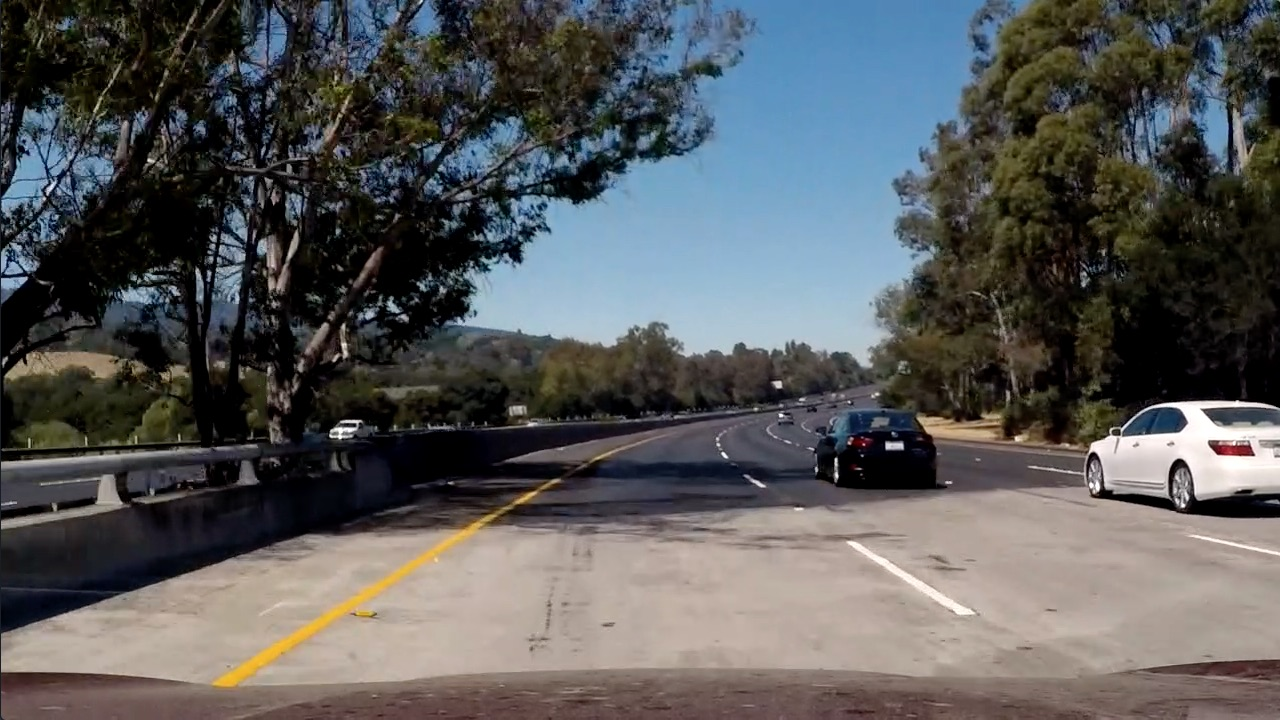
#> input picture test_images/test5.jpg, 1280 x 720 px
$ python lane_finding.py   (older library calls are emulated)
#> lines starting #> are read from the running program, lines starting #| are printed output that depends on the picture; after the words box and inside, x2 and y2 are one past the last pixel; in counts of white or black regions, pixels touching at a corner belong together
### Line.py
import numpy as np


class Line:
    def __init__(self):
        # was the line detected in the last iteration?
        self.detected = False
        # x values of the last n fits of the line
        self.recent_xfitted = []
        # average x values of the fitted line over the last n iterations
        self.bestx = None
        # polynomial coefficients averaged over the last n iterations
        self.best_fit = None
        # polynomial coefficients for the most recent fit
        self.current_fit = [np.array([False])]
        # radius of curvature of the line in some units
        self.radius_of_curvature = None
        # distance in meters of vehicle center from the line
        self.line_base_pos = None
        # difference in fit coefficients between last and new fits
        self.diffs = np.array([0, 0, 0], dtype='float')
        # x values for detected line pixels
        self.allx = None
        # y values for detected line pixels
        self.ally = None

### lane_finding.py
import glob
import pickle
from pathlib import Path

import cv2
import matplotlib.image as mpimg
import matplotlib.pyplot as plt
import numpy as np
from moviepy.editor import VideoFileClip

from Line import Line


# [36 lines left out: functions camera_calibration, undistort_calibration, not called in this run]


def warper(img):
    img_size = (img.shape[1], img.shape[0])
    src = np.float32(
        [[(img_size[0] / 2) - 55, img_size[1] / 2 + 100],
         [((img_size[0] / 6) - 10), img_size[1]],
         [(img_size[0] * 5 / 6) + 60, img_size[1]],
         [(img_size[0] / 2 + 55), img_size[1] / 2 + 100]])
    dst = np.float32(
        [[(img_size[0] / 4), 0],
         [(img_size[0] / 4), img_size[1]],
         [(img_size[0] * 3 / 4), img_size[1]],
         [(img_size[0] * 3 / 4), 0]])
    M = cv2.getPerspectiveTransform(src, dst)
    Minv = cv2.getPerspectiveTransform(dst, src)
    warped = cv2.warpPerspective(img, M, img_size, flags=cv2.INTER_NEAREST)
    return warped, M, Minv


def unwarper(img, Minv):
    img_size = (img.shape[1], img.shape[0])
    unwarped = cv2.warpPerspective(img, Minv, img_size, flags=cv2.INTER_NEAREST)
    return unwarped


def abs_sobel_thresh(img, orient='x', sobel_kernel=3, thresh=(0, 255), convert_gray=False):
    # Apply the following steps to img
    # 1) Convert to grayscale if convert_gray is True
    if convert_gray:
        img = cv2.cvtColor(img, cv2.COLOR_RGB2GRAY)
    # 2) Take the derivative in x or y given orient = 'x' or 'y'
    if orient.lower() == 'x':
        sobel = cv2.Sobel(img, cv2.CV_64F, 1, 0, ksize=sobel_kernel)
    elif orient.lower() == 'y':
        sobel = cv2.Sobel(img, cv2.CV_64F, 0, 1, ksize=sobel_kernel)
    else:
        raise ValueError('Error: Please insert \'x\' or \'y\' for orientation')
    # 3) Take the absolute value of the derivative or gradient
    abs_sobel = np.absolute(sobel)
    # 4) Scale to 8-bit (0 - 255) then convert to type = np.uint8
    scaled_sobel = np.uint8(255 * abs_sobel / np.max(abs_sobel))
    # 5) Create a mask of 1's where the scaled gradient magnitude
    # is > thresh_min and < thresh_max
    grad_binary = np.zeros_like(scaled_sobel)
    # 6) Return this mask as your binary_output image
    grad_binary[(scaled_sobel > thresh[0]) & (scaled_sobel < thresh[1])] = 1
    return grad_binary


def mag_thresh(img, sobel_kernel=3, thresh=(0, 255), convert_gray=False):
    # 1) Convert to grayscale if convert_gray is True
    if convert_gray:
        img = cv2.cvtColor(img, cv2.COLOR_RGB2GRAY)
    # 2) Take the gradient in x and y separately
    sobelx = cv2.Sobel(img, cv2.CV_64F, 1, 0, ksize=sobel_kernel)
    sobely = cv2.Sobel(img, cv2.CV_64F, 0, 1, ksize=sobel_kernel)
    # 3) Calculate the magnitude
    gradmag = np.sqrt(sobelx ** 2 + sobely ** 2)
    # 4) Scale to 8-bit (0 - 255) and convert to type = np.uint8
    scale_factor = np.max(gradmag) / 255
    gradmag = (gradmag / scale_factor).astype(np.uint8)
    # 5) Create a binary mask where mag thresholds are met
    mag_binary = np.zeros_like(gradmag)
    # 6) Return this mask as your binary_output image
    mag_binary[(gradmag >= thresh[0]) & (gradmag <= thresh[1])] = 1
    return mag_binary


def dir_threshold(img, sobel_kernel=3, thresh=(0, np.pi / 2), convert_gray=False):
    # 1) Convert to grayscale if convert_gray is True
    if convert_gray:
        img = cv2.cvtColor(img, cv2.COLOR_RGB2GRAY)
    # 2) Take the gradient in x and y separately
    sobelx = cv2.Sobel(img, cv2.CV_64F, 1, 0, ksize=sobel_kernel)
    sobely = cv2.Sobel(img, cv2.CV_64F, 0, 1, ksize=sobel_kernel)
    # 3) Take the absolute value of the x and y gradients
    abs_sobelx = np.absolute(sobelx)
    abs_sobely = np.absolute(sobely)
    # 4) Use np.arctan2(abs_sobely, abs_sobelx) to calculate the direction of the gradient
    gradient_dir = np.arctan2(abs_sobely, abs_sobelx)
    # 5) Create a binary mask where direction thresholds are met
    dir_binary = np.zeros_like(gradient_dir)
    # 6) Return this mask as your binary_output image
    dir_binary[(gradient_dir >= thresh[0]) & (gradient_dir <= thresh[1])] = 1
    return dir_binary


def hls_threshold(img, channel='s', thresh=(0, 255)):
    # 1) Convert to HLS color space
    hls = cv2.cvtColor(img, cv2.COLOR_RGB2HLS)
    # 2) Select a channel
    if channel.lower() == 'h':
        color_channel = hls[:, :, 0]
    elif channel.lower() == 'l':
        color_channel = hls[:, :, 1]
    elif channel.lower() == 's':
        color_channel = hls[:, :, 2]
    else:
        raise ValueError('Error: Please insert \'h\', \'l\' or \'s\' for channel')
    hls_binary = np.zeros_like(color_channel)
    # 3) Apply a threshold to the S channel
    hls_binary[(color_channel > thresh[0]) & (color_channel <= thresh[1])] = 1
    # 4) Return a binary image of threshold result
    return hls_binary


def combined_threshold(img, kernel_size=3):
    # Apply each of the thresholding functions
    # l_channel = hls_threshold(img, channel='s', thresh=(10, 100))
    # plt.imshow(l_channel, cmap='gray')
    # plt.show()
    gradx = abs_sobel_thresh(img, orient='x', sobel_kernel=kernel_size, thresh=(20, 100), convert_gray=True)
    grady = abs_sobel_thresh(img, orient='y', sobel_kernel=kernel_size, thresh=(20, 100), convert_gray=True)
    s_channel = hls_threshold(img, thresh=(10, 230))
    mag_binary = mag_thresh(s_channel, sobel_kernel=kernel_size, thresh=(30, 180))
    dir_binary = dir_threshold(s_channel, sobel_kernel=9, thresh=(0.7, 1.4))

    combined = np.zeros_like(dir_binary)
    combined[((gradx == 1) & (grady == 1)) | ((mag_binary == 1) & (dir_binary == 1))] = 1

    return combined


def hls_with_sobelx(img, kernel_size=3, s_thresh=(170, 250), sx_thresh=(20, 100)):
    img = np.copy(img)
    # Convert to HSV color space and separate the V channel
    hls = cv2.cvtColor(img, cv2.COLOR_RGB2HLS).astype(np.float)
    l_channel = hls[:, :, 1]
    s_channel = hls[:, :, 2]
    # Sobel x
    sxbinary = abs_sobel_thresh(l_channel, orient='x', sobel_kernel=kernel_size, thresh=sx_thresh)

    # Threshold color channel
    s_binary = np.zeros_like(s_channel)
    s_binary[(s_channel >= s_thresh[0]) & (s_channel <= s_thresh[1])] = 1
    # Stack each channel
    # Note color_binary[:, :, 0] is all 0s, effectively an all black image. It might
    # be beneficial to replace this channel with something else.
    # color_binary = np.dstack((np.zeros_like(sxbinary), sxbinary, s_binary))
    combined = np.zeros_like(s_channel)
    combined[(sxbinary == 1) | (s_binary == 1)] = 1
    return combined


def region_of_interest(img):
    """
    Applies an image mask.

    Only keeps the region of the image defined by the polygon
    formed from `vertices`. The rest of the image is set to black.
    """
    # Create region mask
    height = img.shape[0]
    width = img.shape[1]
    # Based on the angle of the camera we can assume that at least 50 - 60% from the upper half of the image
    # is not necessary for lane detection
    upper_half = height * .6
    ratio = 4 / 7
    vertices = np.array([
        [(20, height),
         ((1 - ratio) * width, upper_half),
         (ratio * width, upper_half),
         (width - 20, height)]
    ], dtype=np.int32)

    # defining a blank mask to start with
    mask = np.zeros_like(img)

    # defining a 3 channel or 1 channel color to fill the mask with depending on the input image
    if len(img.shape) > 2:
        channel_count = img.shape[2]  # i.e. 3 or 4 depending on your image
        ignore_mask_color = (255,) * channel_count
    else:
        ignore_mask_color = 255

    # filling pixels inside the polygon defined by "vertices" with the fill color
    cv2.fillPoly(mask, vertices, ignore_mask_color)

    # returning the image only where mask pixels are nonzero
    masked_image = cv2.bitwise_and(img, mask)
    return masked_image


def lane_detection(binary_warped, nwindows=9):
    # Assuming you have created a warped binary image called "binary_warped"
    # Take a histogram of the bottom half of the image
    histogram = np.sum(binary_warped[binary_warped.shape[0] // 2:, :], axis=0)
    # Create an output image to draw on and  visualize the result
    out_img = np.dstack((binary_warped, binary_warped, binary_warped)) * 255
    # Find the peak of the left and right halves of the histogram
    # These will be the starting point for the left and right lines
    midpoint = np.int(histogram.shape[0] / 2)
    leftx_base = np.argmax(histogram[:midpoint])
    rightx_base = np.argmax(histogram[midpoint:]) + midpoint

    # Set height of windows
    window_height = np.int(binary_warped.shape[0] / nwindows)
    # Identify the x and y positions of all nonzero pixels in the image
    nonzero = binary_warped.nonzero()
    nonzeroy = np.array(nonzero[0])
    nonzerox = np.array(nonzero[1])
    # Current positions to be updated for each window
    leftx_current = leftx_base
    rightx_current = rightx_base
    # Set the width of the windows +/- margin
    margin = 100
    # Set minimum number of pixels found to recenter window
    minpix = 50
    # Create empty lists to receive left and right lane pixel indices
    left_lane_inds, right_lane_inds = [], []

    # Step through the windows one by one
    for window in range(nwindows):
        # Identify window boundaries in x and y (and right and left)
        win_y_low = binary_warped.shape[0] - (window + 1) * window_height
        win_y_high = binary_warped.shape[0] - window * window_height
        win_xleft_low = leftx_current - margin
        win_xleft_high = leftx_current + margin
        win_xright_low = rightx_current - margin
        win_xright_high = rightx_current + margin
        # Draw the windows on the visualization image
        cv2.rectangle(out_img, (win_xleft_low, win_y_low), (win_xleft_high, win_y_high), (0, 255, 0), 2)
        cv2.rectangle(out_img, (win_xright_low, win_y_low), (win_xright_high, win_y_high), (0, 255, 0), 2)
        # Identify the nonzero pixels in x and y within the window
        good_left_inds = ((nonzeroy >= win_y_low) & (nonzeroy < win_y_high) & (nonzerox >= win_xleft_low) & (
            nonzerox < win_xleft_high)).nonzero()[0]
        good_right_inds = ((nonzeroy >= win_y_low) & (nonzeroy < win_y_high) & (nonzerox >= win_xright_low) & (
            nonzerox < win_xright_high)).nonzero()[0]
        # Append these indices to the lists
        left_lane_inds.append(good_left_inds)
        right_lane_inds.append(good_right_inds)
        # If you found > minpix pixels, recenter next window on their mean position
        if len(good_left_inds) > minpix:
            leftx_current = np.int(np.mean(nonzerox[good_left_inds]))
            left_lane.detected = True
        else:
            left_lane.detected = False

        if len(good_right_inds) > minpix:
            rightx_current = np.int(np.mean(nonzerox[good_right_inds]))
            right_lane.detected = True
        else:
            right_lane.detected = False

    # Concatenate the arrays of indices
    left_lane_inds = np.concatenate(left_lane_inds)
    right_lane_inds = np.concatenate(right_lane_inds)

    # Extract left and right line pixel positions
    leftx = nonzerox[left_lane_inds]
    lefty = nonzeroy[left_lane_inds]
    rightx = nonzerox[right_lane_inds]
    righty = nonzeroy[right_lane_inds]

    # Fit a second order polynomial to each
    left_fit = np.polyfit(lefty, leftx, 2)
    right_fit = np.polyfit(righty, rightx, 2)
    return left_fit, right_fit


# [24 lines left out: function lane_detection_from_previous, not called in this run]


def generate_values(binary_warped, left_fit, right_fit):
    # Generate x and y values
    ploty = np.linspace(0, binary_warped.shape[0] - 1, binary_warped.shape[0])
    leftx = left_fit[0] * ploty ** 2 + left_fit[1] * ploty + left_fit[2]
    rightx = right_fit[0] * ploty ** 2 + right_fit[1] * ploty + right_fit[2]
    return ploty, leftx, rightx


def calculate_curvature(ploty, leftx, rightx):
    y_eval = np.max(ploty)
    # Define conversions in x and y from pixels space to meters
    ym_per_pix = 30 / 720  # meters per pixel in y dimension
    xm_per_pix = 3.7 / 700  # meters per pixel in x dimension

    # Fit new polynomials to x,y in world space
    left_fit_cr = np.polyfit(ploty * ym_per_pix, leftx * xm_per_pix, 2)
    right_fit_cr = np.polyfit(ploty * ym_per_pix, rightx * xm_per_pix, 2)
    # Calculate the new radii of curvature
    left_curverad = ((1 + (2 * left_fit_cr[0] * y_eval * ym_per_pix + left_fit_cr[1]) ** 2) ** 1.5) / np.absolute(
        2 * left_fit_cr[0])
    right_curverad = ((1 + (2 * right_fit_cr[0] * y_eval * ym_per_pix + right_fit_cr[1]) ** 2) ** 1.5) / np.absolute(
        2 * right_fit_cr[0])

    offset = ((leftx[-1] + rightx[-1]) / 2 - 640) * xm_per_pix
    return left_curverad, right_curverad, offset


def draw_lines(warped_img, leftx, rightx, ploty):
    warp_zero = np.zeros_like(warped_img).astype(np.uint8)
    color_warp = np.dstack((warp_zero, warp_zero, warp_zero))

    # Recast the x and y points into usable format for cv2.fillPoly()
    pts_left = np.array([np.transpose(np.vstack([leftx, ploty]))])
    pts_right = np.array([np.flipud(np.transpose(np.vstack([rightx, ploty])))])
    pts = np.hstack((pts_left, pts_right))

    # Draw the lane onto the warped blank image
    cv2.fillPoly(color_warp, np.int_([pts]), (0, 255, 0))
    return color_warp


def video_pipeline(img, ksize=5, nwindows=9, save=False):
    # Check if calibration picke file exists and if not calibrate the camera
    if not Path("calibration.p").is_file():
        # Calibrate Camera
        camera_calibration("camera_cal/calibration*.jpg")

    calib_pickle = pickle.load(open('calibration.p', 'rb'))
    mtx = calib_pickle['mtx']
    dist = calib_pickle['dist']

    # undistort the input image
    undistorted_img = cv2.undistort(img, mtx, dist, None, mtx)
    if save:
        mpimg.imsave("output_images/pipeline_test_undistorted.jpg", undistorted_img)

    # mask the undistorted image
    masked_img = region_of_interest(undistorted_img)
    if save:
        mpimg.imsave("output_images/pipeline_test_masked.jpg", masked_img)

    # convert image to a colored binary image (hls version)
    color_binary_hls_img = hls_with_sobelx(masked_img, kernel_size=ksize)
    if save:
        mpimg.imsave("output_images/pipeline_test_color_binary_hls.jpg", color_binary_hls_img, cmap='gray')

    # convert image to a colored binary image (combined dir, mag and sobel)
    color_binary_combined_img = combined_threshold(masked_img, kernel_size=ksize)
    if save:
        mpimg.imsave("output_images/pipeline_test_color_binary_combined.jpg", color_binary_combined_img, cmap='gray')

    # warp image to birds-eye view
    warped_img, M, Minv = warper(color_binary_hls_img)
    if save:
        mpimg.imsave("output_images/pipeline_test_warped.jpg", warped_img, cmap='gray')

    # detect the lane lines
    if left_lane.detected or right_lane.detected:
        left_fit, right_fit = lane_detection_from_previous(warped_img)
    else:
        left_fit, right_fit = lane_detection(warped_img, nwindows=nwindows)

    left_lane.current_fit, right_lane.current_fit = left_fit, right_fit

    # generate x and y values
    ploty, leftx, rightx = generate_values(warped_img, left_fit, right_fit)
    if save:
        plt.axis('off')
        plt.tick_params(axis='both', left='off', top='off', right='off', bottom='off', labelleft='off', labeltop='off',
                        labelright='off', labelbottom='off')
        plt.imshow(warped_img, cmap='gray')
        plt.plot(leftx, ploty, color='yellow')
        plt.plot(rightx, ploty, color='yellow')
        plt.savefig("output_images/pipeline_test_lane_detection.jpg", bbox_inches='tight', pad_inches=0)
        plt.close()

    left_lane.allx, right_lane.allx = leftx, rightx
    left_lane.ally = right_lane.ally = ploty

    # calculate the curvature
    left_curvrad, right_curvrad, offset = calculate_curvature(ploty, leftx, rightx)
    left_lane.radius_of_curvature, right_lane.radius_of_curvature = left_curvrad, right_curvrad

    # Create an image to draw the lines on
    color_warp = draw_lines(warped_img, leftx, rightx, ploty)

    # Warp the blank back to original image space using inverse perspective matrix (Minv)
    unwarped_img = unwarper(color_warp, Minv)
    # Combine the result with the original image
    result_img = cv2.addWeighted(undistorted_img, 1, unwarped_img, 0.3, 0)
    if save:
        mpimg.imsave("output_images/pipeline_test_result.jpg", result_img)
    else:
        text = "Left curvature: {:.2f}m\n".format(left_curvrad)
        text += "Right curvature: {:.2f}m\n".format(right_curvrad)
        if offset > 0:
            text += "Distance from left: {:.2f}m".format(offset)
        elif offset < 0:
            text += "Distance from right: {:.2f}m".format(offset)
        else:
            text += "Vehicle is at the center between lane lines."
        # Hack because OpenCV doesN#t support \n character in putText()
        y0, dy = 50, 48
        for i, line in enumerate(text.split('\n')):
            y = y0 + i * dy
            cv2.putText(result_img, line, (50, y), cv2.FONT_HERSHEY_COMPLEX, 1, [255, 255, 255])

    return result_img


# Choose a Sobel kernel size and the number of sliding windows
ksize = 5
nwindows = 9

# load test image
test_image = mpimg.imread('test_images/test5.jpg')
#> test_image is the input picture: shape (720, 1280, 3); mean R, G, B 88.5, 89.3, 89.8
left_lane = Line()
right_lane = Line()
result = video_pipeline(test_image, ksize=ksize, nwindows=nwindows, save=True)
#> (reads calibration.p from the repository)
#> in video_pipeline, `undistorted_img = cv2.undistort(img, mtx, dist, None, mtx)`:
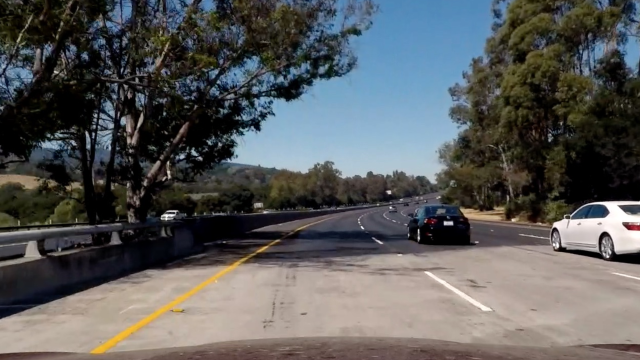
#> undistorted_img: shape (720, 1280, 3) (shown at 1/2 size); mean R, G, B 89.7, 90.6, 90.7
#> in region_of_interest, `cv2.fillPoly(mask, vertices, ignore_mask_color)`:
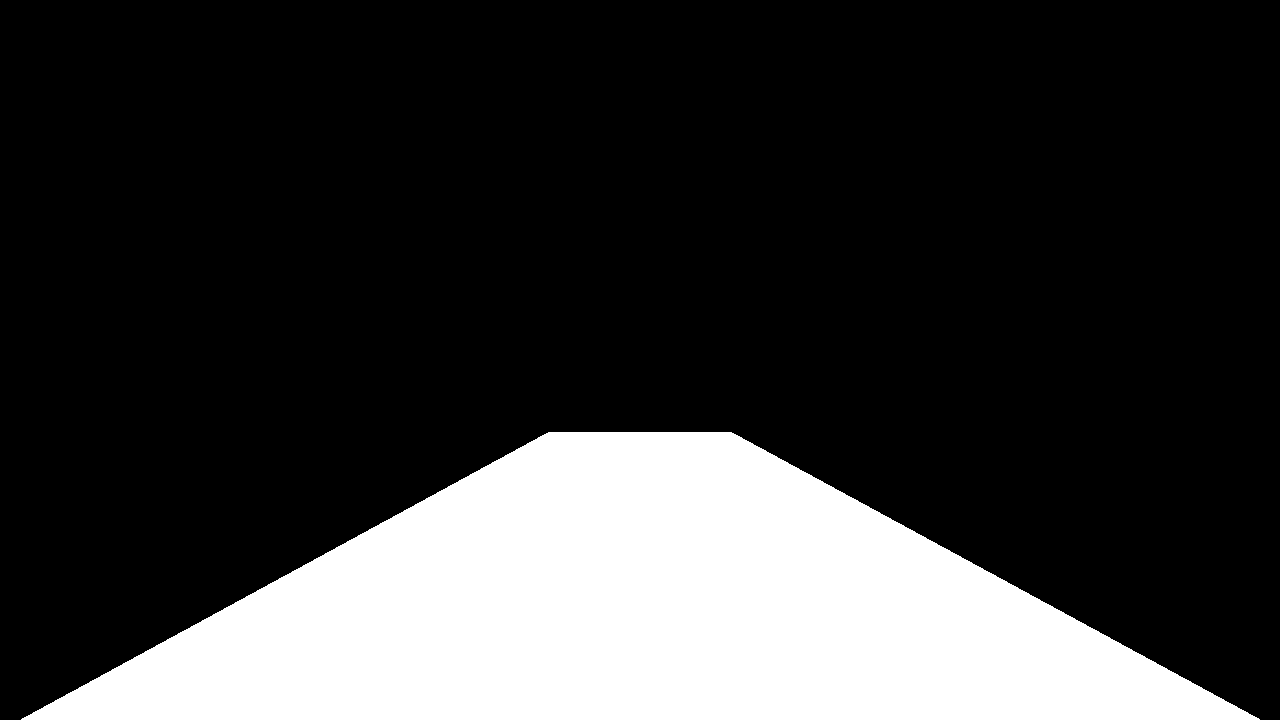
#> mask: shape (720, 1280, 3); 22.3% white; 1 white region, box (x1, y1, x2, y2) and area: (21, 432, 1260, 720) 205153
#> in region_of_interest, `masked_image = cv2.bitwise_and(img, mask)`:
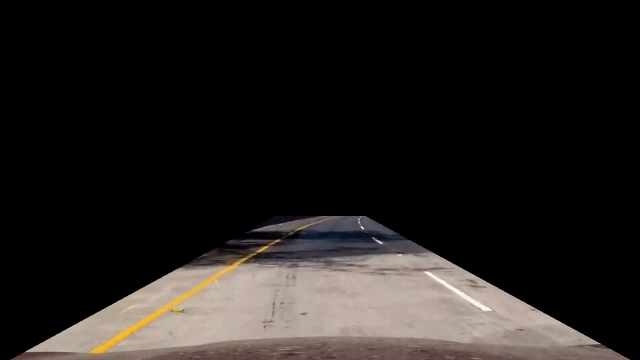
#> masked_image: shape (720, 1280, 3) (shown at 1/2 size); mean R, G, B 34.1, 30.8, 28.7
#> in hls_with_sobelx, `hls = cv2.cvtColor(img, cv2.COLOR_RGB2HLS).astype(np.float)`:
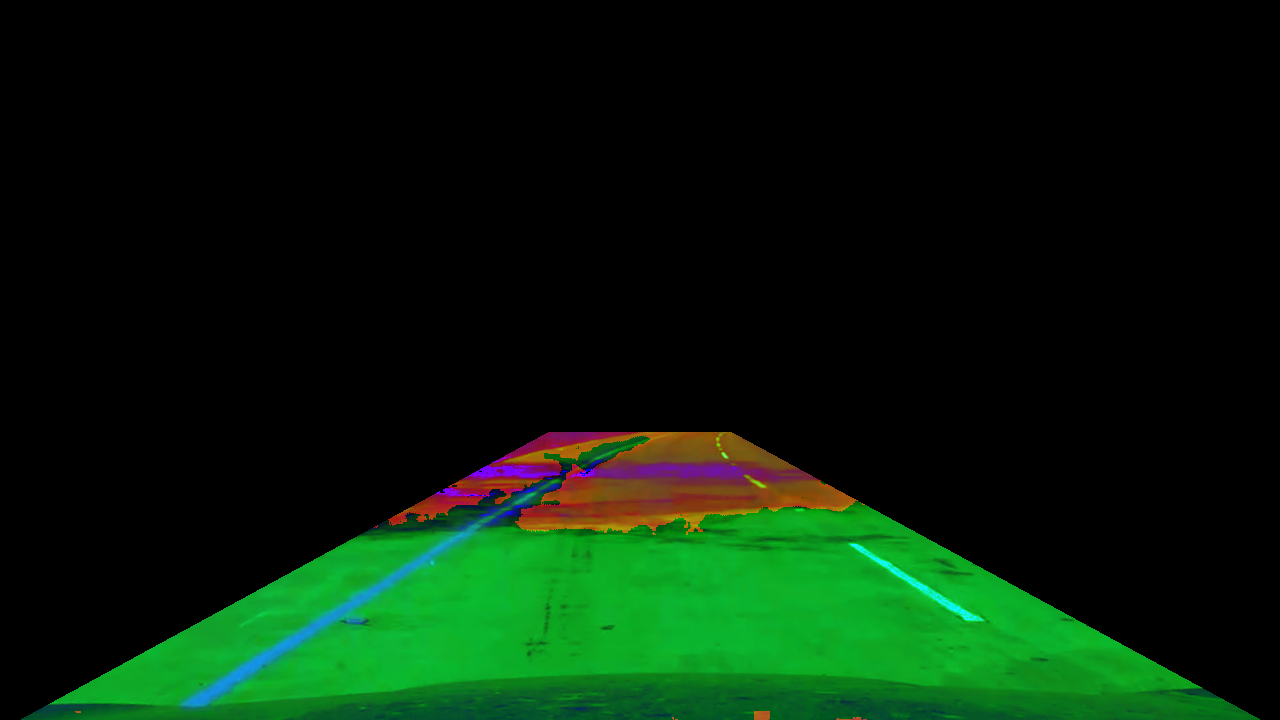
#> hls: shape (720, 1280, 3) float64; mean of channels 0, 1, 2 6.2, 31.4, 9.6; drawn as R, G, B
#> (the rest of the program and of its run is left out)
